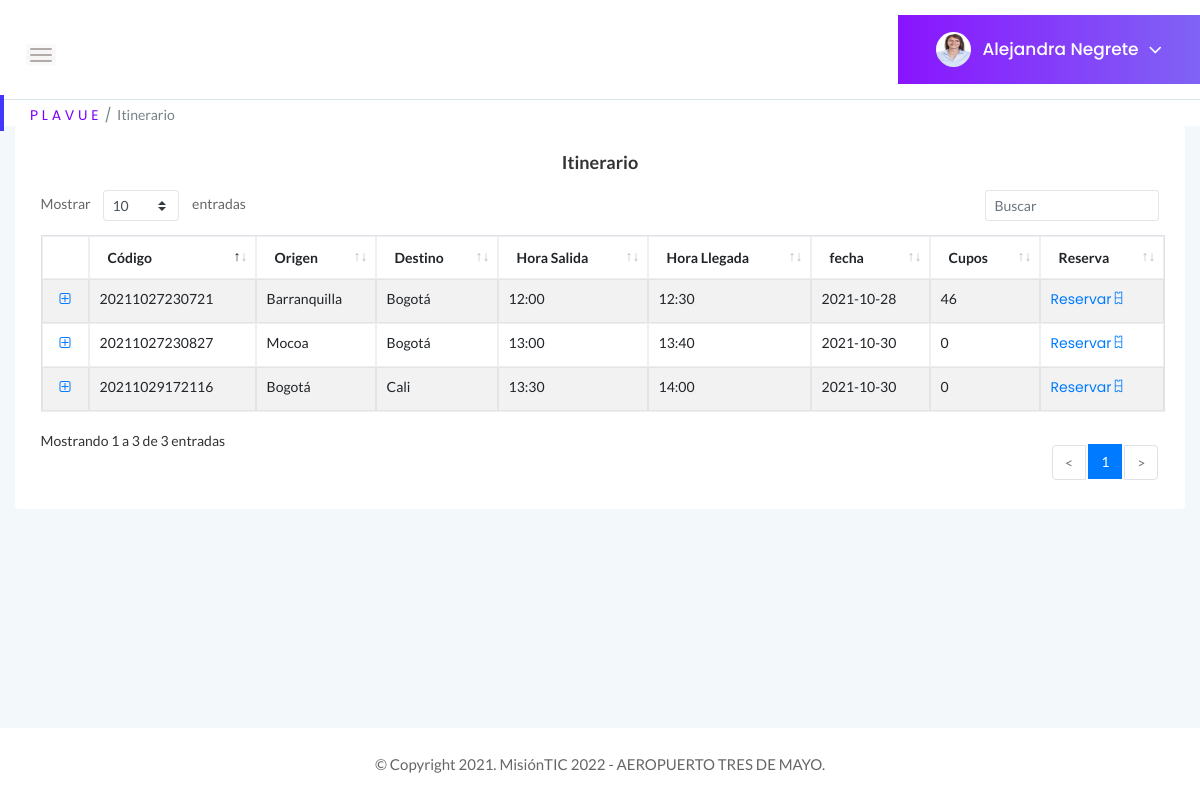
Page /itinerario (signed in) on the earlier database version.
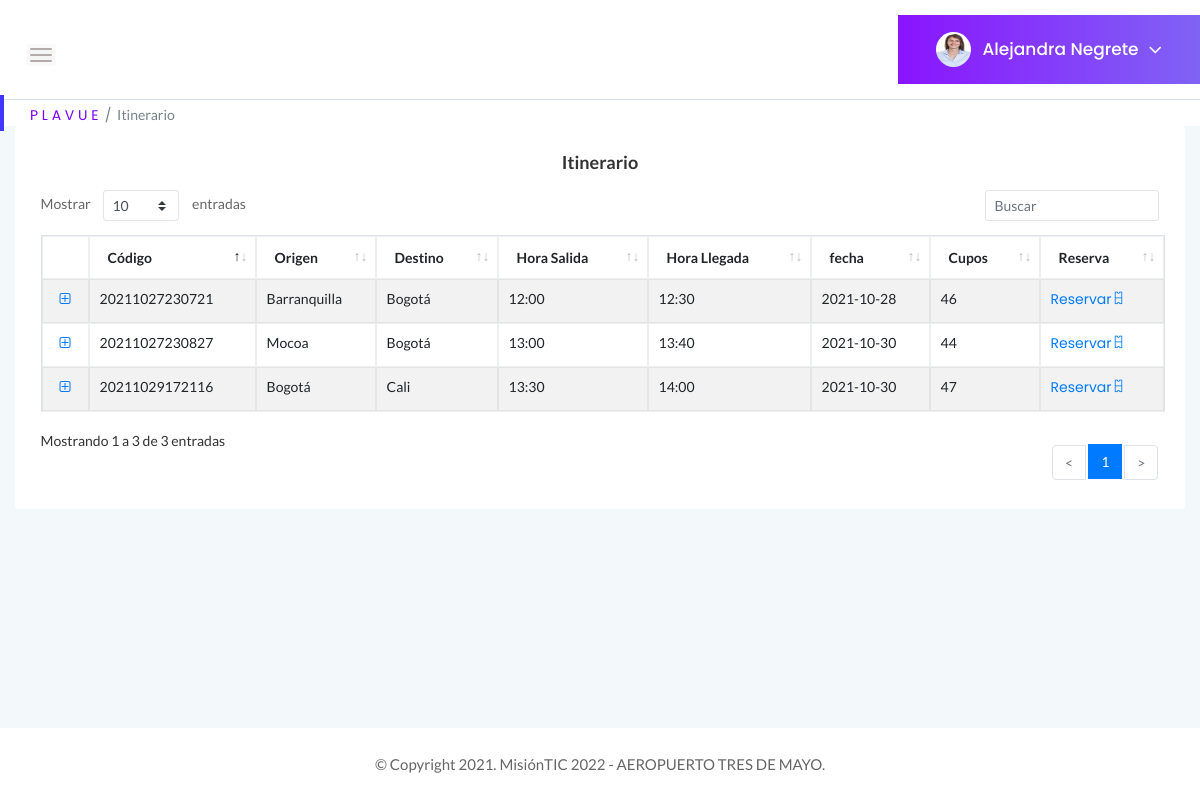
Same page on the later database version.
### tables this page shows
CREATE TABLE Vuelos (Id_vuelo INTEGER PRIMARY KEY UNIQUE, placa VARCHAR (20), aereolinea STRING, origen INTEGER REFERENCES Ciudades (Id_ciudad) ON DELETE RESTRICT ON UPDATE RESTRICT, destino INTEGER REFERENCES Ciudades (Id_ciudad) ON DELETE RESTRICT ON UPDATE RESTRICT, horaSalida TIME, horaLlegada TIME, fecha DATE, estado STRING, capacidad INT, reservas INT, cupos INT, precio INT, piloto VARCHAR (100));

### app.py (the view)
@app.route("/itinerario", methods=["GET", "POST"])
def itinerario_usuario():
    if "usuario" in session:
        if request.method =="GET":
            try:
                with sqlite3.connect("Plavue.db") as con:
                    con.row_factory = sqlite3.Row
                    cur = con.cursor()
                    cur.execute("SELECT * FROM Usuarios WHERE correo = ?", [session["usuario"]])
                    query = cur.fetchone()
                with sqlite3.connect("Plavue.db") as con:
                    con.row_factory = sqlite3.Row
                    cur = con.cursor()
                    cur.execute("SELECT * FROM Vuelos")
                    row = cur.fetchall()
                with sqlite3.connect("Plavue.db") as con4:
                    con4.row_factory = sqlite3.Row
                    cur = con4.cursor()
                    cur.execute("SELECT * FROM Ciudades")
                    query4 = cur.fetchall()
                    return render_template("itinerario-usuarioFinal.html", perfil = query, row = row, ciudad = query4)
            except Error as er:
                print('SQLite error: %s' % (' '.join(er.args)))
                print('SQLite traceback: ')
            return render_template('itinerariousuario.html')
    return render_template ("Login.html")

### templates/itinerario-usuarioFinal.html (shortened to what the changed rows need)
<!doctype html>
<html class="no-js" lang="en">
<head>
    <link rel="stylesheet" href="{{ url_for('static', filename='css/bootstrap.min.css') }}">
    <link rel="stylesheet" href="{{ url_for('static', filename='css/font-awesome.min.css')}}">
    <link rel="stylesheet" href="{{ url_for('static', filename='css/themify-icons.css')}}">
    <link rel="stylesheet" href="{{ url_for('static', filename='css/metisMenu.css')}}">
    <link rel="stylesheet" href="{{ url_for('static', filename='css/owl.carousel.min.css')}}">
    <link rel="stylesheet" href="{{ url_for('static', filename='css/slicknav.min.css')}}">
    <link rel="stylesheet" href="https://www.amcharts.com/lib/3/plugins/export/export.css" type="text/css" media="all" />
    <link rel="stylesheet" type="text/css" href="{{ url_for('static', filename='css/tables/jquery.dataTables.css')}}">
    <link rel="stylesheet" type="text/css" href="{{ url_for('static', filename='css/tables/dataTables.bootstrap4.min.css')}}">
    <link rel="stylesheet" type="text/css" href="{{ url_for('static', filename='css/tables/responsive.bootstrap.min.css')}}">
    <link rel="stylesheet" type="text/css" href="{{ url_for('static', filename='css/tables/responsive.jqueryui.min.css')}}">
    <link rel="stylesheet" href="{{ url_for('static', filename='css/typography.css')}}">
    <link rel="stylesheet" href="{{ url_for('static', filename='css/default-css.css')}}">
    <link rel="stylesheet" href="{{ url_for('static', filename='css/styles.css')}}">
    <link rel="stylesheet" href="{{ url_for('static', filename='css/responsive.css')}}">
    <link rel="stylesheet" href="{{ url_for('static', filename='js/vendor/select2.css')}}">
</head>
<body>
    <div class="page-container">
        <div class="main-content">
            <div class="main-content-inner">
                <div class="row">
                    <div class="col-12 mt-8">
                        <div class="card">
                            <div class="card-body">
                                    <div class="panel-body">
                                        <table class="table table-bordered table-striped mb-none" id="datatable-itinerario">
                                            <thead>
                                                <tr>
                                                    <th>Código</th>
                                                    <th>Origen</th>
                                                    <th>Destino</th>
                                                    <th>Hora Salida</th>
                                                    <th>Hora Llegada</th>
                                                    <th>fecha</th>
                                                    <th>Cupos</th>
                                                    <th>Reserva</th>
                                                </tr>
                                            </thead>
                                            <tbody>
                                                {% for r in row %}
                                                    <tr>
                                                        <td> {{ r ["Id_vuelo"] }} </td>
                                                        <td>
                                                            {% for c in ciudad %}
                                                                {% if r["origen"] == c["Id_ciudad"] %}
                                                                    <span>{{c["Ciudad"]}}</span>
                                                                {% endif %}
                                                            {% endfor %}
                                                        </td>
                                                        <td>
                                                            {% for c in ciudad %}
                                                                {% if r["destino"] == c["Id_ciudad"] %}
                                                                    <span>{{c["Ciudad"]}}</span>
                                                                {% endif %}
                                                            {% endfor %}
                                                        </td>
                                                        <td> {{ r ["horaSalida"] }}  </td>
                                                        <td> {{ r ["horaLlegada"] }}  </td>
                                                        <td> {{ r ["fecha"] }}  </td>
                                                        <td> {{ r ["cupos"] }}  </td>
                                                        <td>
                                                            <a href="../reservausuario/{{r['Id_vuelo']}}">Reservar<i class="ti-ticket"></i></a>
                                                        </td>
                                                    </tr>
                                                {% endfor %}
                                            </tbody>
                                        </table>
                                    </div>
                            </div>
                        </div>
                    </div>
                </div>
            </div>
        </div>
    </div>
</body>
</html>

Differences in the rows shown:
changed Vuelos id 20211027230827: cupos "0" → "44"
changed Vuelos id 20211029172116: cupos "0" → "47"
